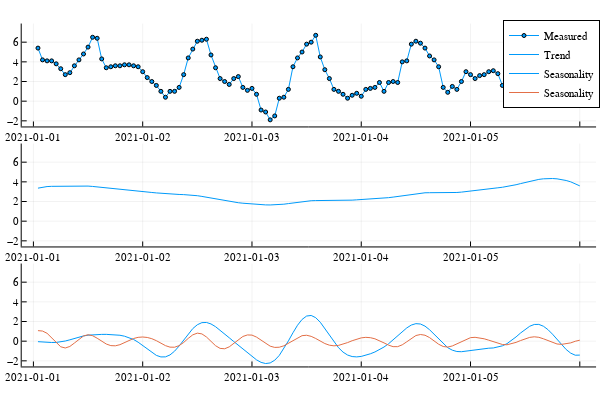

Notebook code for this chart:
### Code cell
import SingularSpectrumAnalysis as SSA

data_trend, data_season = SSA.analyze(
    data[:, :value],
    20,
) 

layout = @layout [a; b; c]

p1 = plot(data[:, :ts], data_trend, label="Trend")
p2 = plot(data[:, :ts], data_season, label="Seasonality")

plot(p0, p1, p2, layout=layout, link=:all)
